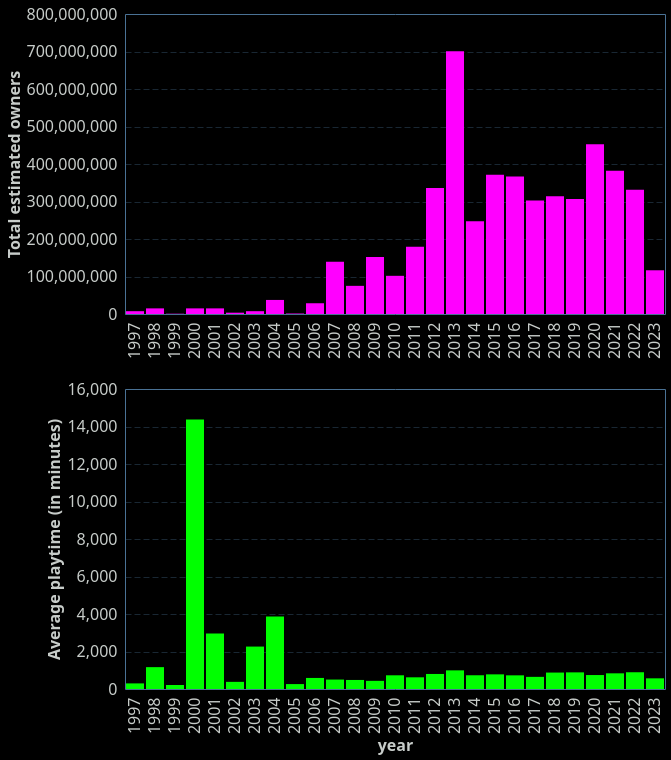

This figure's Vega-Lite source:
### Vega-Lite specification from a JSON file in a GitHub repository (floating-point values rounded to 4 significant figures; data arrays with more than 128 entries replaced by an {"elided": "..."} marker saying what was removed)
{"config": {"view": {"continuousWidth": 400, "continuousHeight": 300, "stroke": "#4A7295", "strokeWidth": 1}, "background": "#000000", "mark": {"color": "#ff00ff"}, "arc": {"fill": "#ff00ff"}, "area": {"fill": "#ff00ff", "line": true, "fillOpacity": 0.1}, "line": {"stroke": "#ff00ff", "strokeWidth": 2}, "path": {"stroke": "#ff00ff"}, "rect": {"fill": "#ff00ff"}, "shape": {"stroke": "#ff00ff"}, "symbol": {"fill": "#ff00ff"}, "title": {"color": "#C7CCC9", "anchor": "start", "dy": -15, "fontSize": 16, "font": "IBM Plex Sans,system-ui,-apple-system,BlinkMacSystemFont,\".sfnstext-regular\",sans-serif", "fontWeight": 600}, "axisBand": {"grid": false}, "axis": {"labelColor": "#C7CCC9", "labelFontSize": 16, "labelFont": "IBM Plex Sans Condensed, system-ui, -apple-system, BlinkMacSystemFont, \".SFNSText-Regular\", sans-serif", "labelFontWeight": 400, "titleColor": "#C7CCC9", "titleFontWeight": 600, "titleFontSize": 16, "grid": true, "gridColor": "#4A7295", "labelAngle": 0, "domainColor": null, "tickColor": null, "labelPadding": 2, "tickSize": 6, "tickWidth": 0.5, "gridOpacity": 1, "gridZ": 1}, "axisX": {"gridDash": [6, 3], "gridWidth": 0.35, "gridColor": "#4A7295", "labelAngle": 0}, "axisY": {"gridDash": [6, 3], "gridWidth": 0.35, "gridColor": "#4A7295"}, "layer": {"grid": 1, "mark": 0}, "legend": {"labelFontSize": 11, "padding": 1, "symbolType": "square", "labelColor": "#C7CCC9", "titleColor": "#C7CCC9"}, "style": {"guide-label": {"font": "IBM Plex Sans,system-ui,-apple-system,BlinkMacSystemFont,\".sfnstext-regular\",sans-serif", "fill": "#C7CCC9", "fontWeight": 400}, "guide-title": {"font": "IBM Plex Sans,system-ui,-apple-system,BlinkMacSystemFont,\".sfnstext-regular\",sans-serif", "fill": "#C7CCC9", "fontWeight": 400}}, "range": {"category": ["#0000FF", "#FF6600FF", "#44E602", "#ff00ff", "#FFFF00", "#9900CC", "#33CCFF", "#f77976ff", "#CC66FF"]}}, "vconcat": [{"data": {"name": "data-79a931c97a763385964f800fe2001633"}, "mark": {"type": "bar"}, "encoding": {"x": {"axis": {"labelAngle": 270}, "field": "year", "title": "", "type": "ordinal"}, "y": {"aggregate": "sum", "field": "avg_estimated_owners", "title": "Total estimated owners", "type": "quantitative"}}}, {"data": {"name": "data-eea65c402b37b5c8fcc87a49eacfc094"}, "mark": {"type": "bar", "color": "#00ff00"}, "encoding": {"x": {"axis": {"labelAngle": 270}, "field": "year", "type": "ordinal"}, "y": {"aggregate": "mean", "field": "average_forever", "title": "Average playtime (in minutes)", "type": "quantitative"}}}], "$schema": "https://vega.github.io/schema/vega-lite/v5.20.1.json", "datasets": {"data-79a931c97a763385964f800fe2001633": {"elided": "4703 records"}, "data-eea65c402b37b5c8fcc87a49eacfc094": {"elided": "4703 records"}}}
